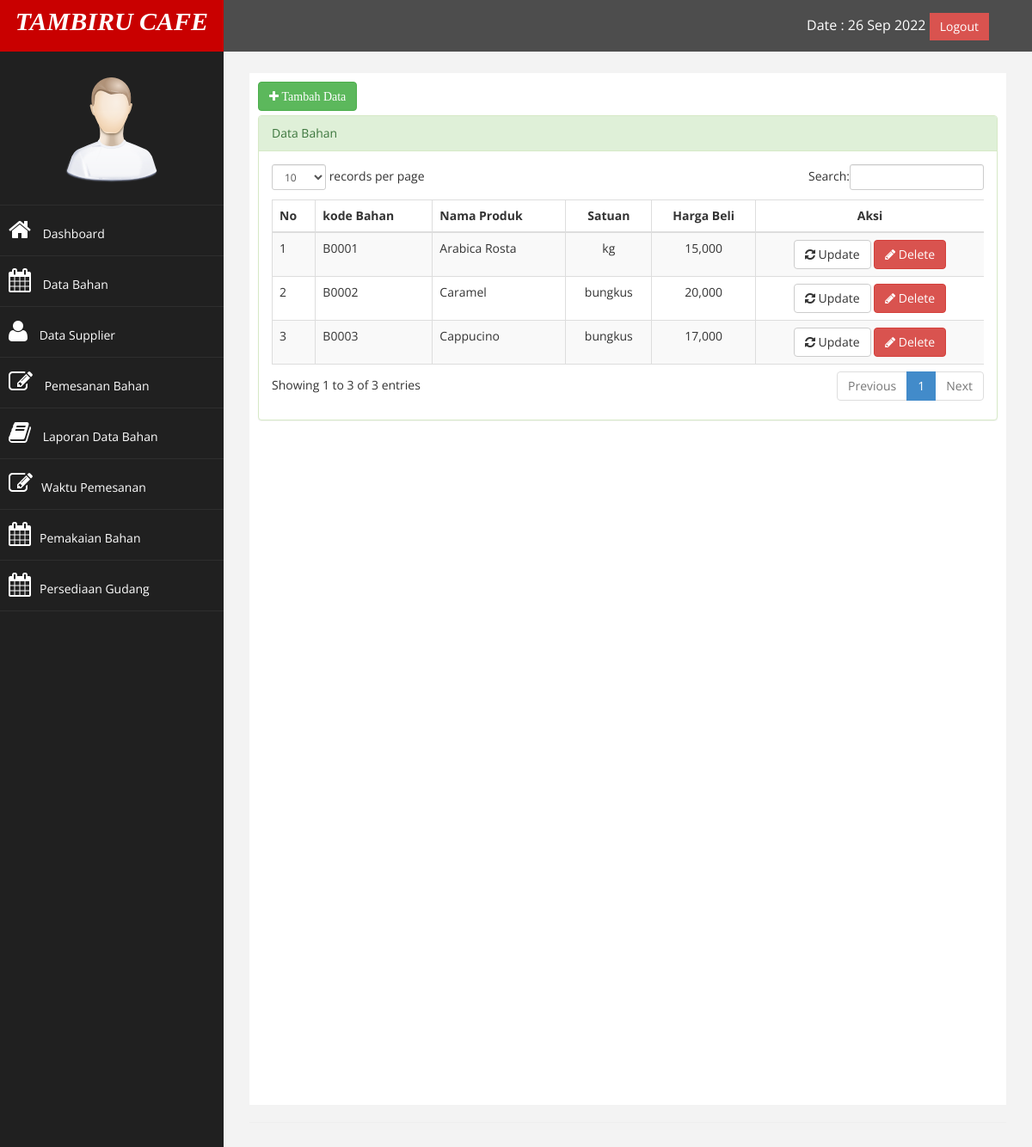
The app's page /index.php?page=data_bahan (signed in) with its own data.
### tables this page shows
CREATE TABLE `data_bahan` (
  `id` int(11) NOT NULL,
  `kode_bahan` varchar(100) NOT NULL,
  `nama_bahan` varchar(100) NOT NULL,
  `satuan` enum('kg','buah','bungkus','karung','botol') NOT NULL,
  `harga_beli` int(100) NOT NULL
);

### page/data bahan/data_bahan.php (the view)
<a href="?page=data_bahan&aksi=tambah" class="btn btn-success" style="margin-bottom: 5px;"><i class="fa fa-plus"> Tambah Data</i></a>
<div class="panel panel-success">
    <div class="panel-heading">
    	Data Bahan
    </div>
    <div class="panel-body">
    <div class="table-responsive">
    	<table class="table table-striped table-bordered table-hover" id="dataTables-example">
           	<thead>
                <tr>
                	<th>No</th>
                	<th>kode Bahan</th>
                	<th>Nama Produk</th>
                	<th style="text-align: center;">Satuan</th>
               	 	<th style="text-align: center;">Harga Beli</th>
               		<th style="text-align: center;">Aksi</th>
                </tr>
            </thead>
            <tbody>
            		<?php
            			$no = 1;
            			$sql = mysqli_query($conn, "select * from data_bahan ");
            			while ($data = mysqli_fetch_assoc($sql)) {
            		?>
            	<tr>
            		<td><?php echo $no++; ?></td>
            		<td><?php echo $data['kode_bahan']; ?></td>
            		<td><?php echo $data['nama_bahan']; ?></td>
            		<td align="center"><?php echo $data['satuan']; ?></td>
            		<td align="center"><?php echo number_format($data['harga_beli']); ?></td>
            		<td align="center">
            			<a href="?page=data_bahan&aksi=edit&id=<?=$data['id']?>" class="btn btn-default">
                            <i class=" fa fa-refresh "></i> Update
                        </a>
            			<a href="?page=data_bahan&aksi=hapus&id=<?=$data['id']?>" class="btn btn-danger">
                            <i class="fa fa-pencil"></i> Delete
                        </a>
            		</td>
            	</tr>
            	<?php
            		}
            	?>
                    </tbody>
                </table>
            </div>
    	</div>
	</div>
</div>

### assets/css/custom.css (style rules this page uses)
body { font-family: 'Open Sans', sans-serif; }

### records on screen
data_bahan: kode_bahan "B0001", nama_bahan "Arabica Rosta", satuan "kg", harga_beli "15,000"
data_bahan: kode_bahan "B0002", nama_bahan "Caramel", satuan "bungkus", harga_beli "20,000"
data_bahan: kode_bahan "B0003", nama_bahan "Cappucino", satuan "bungkus", harga_beli "17,000"
